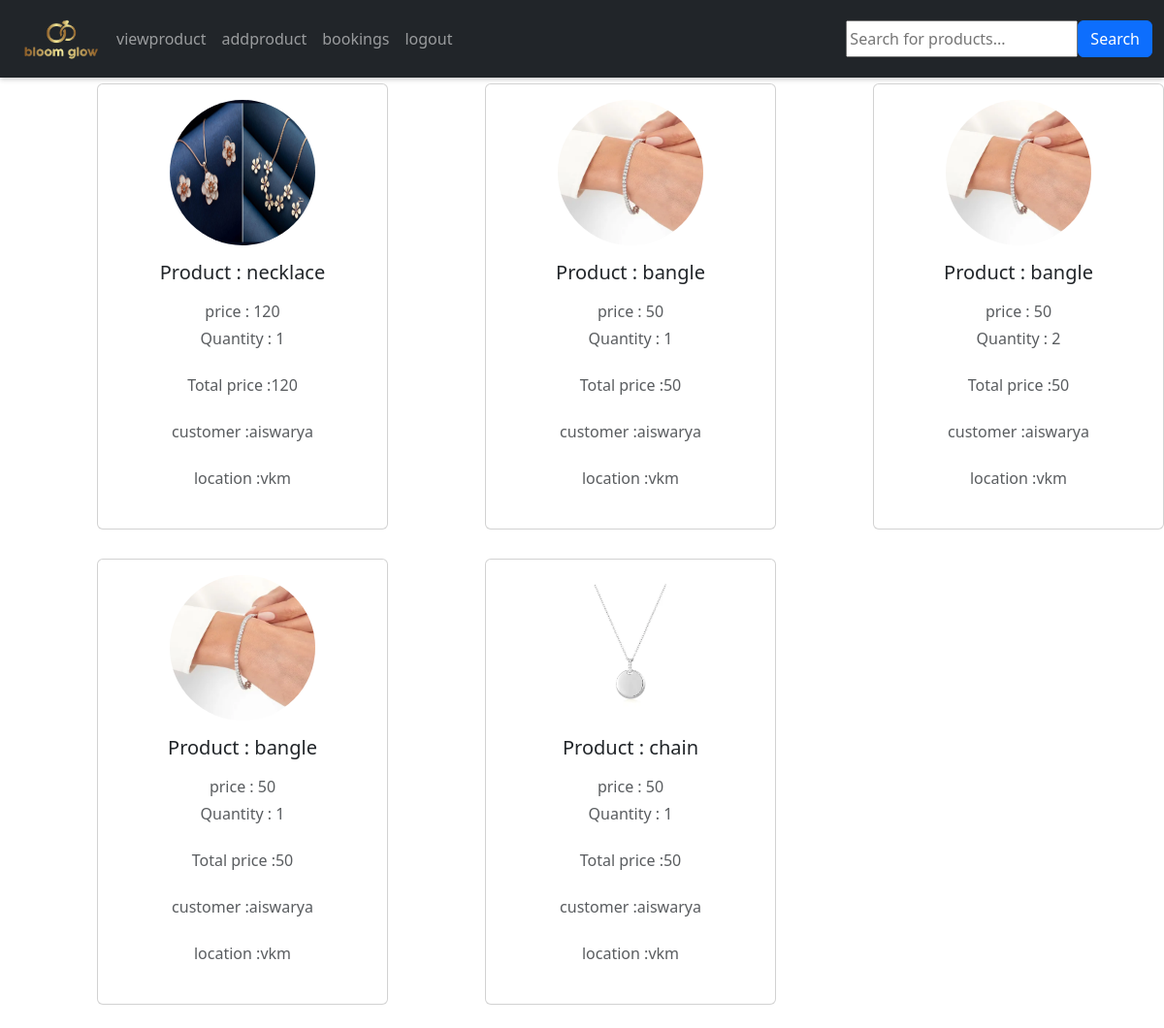
The app's page /bookinghistry (signed in) with its own data.
### app/models.py (models this page shows, shortened)
class Buy(models.Model):
    product = models.ForeignKey(Product,on_delete=models.CASCADE)
    user = models.ForeignKey(Register,on_delete=models.CASCADE)
    date_of_buying = models.TextField()
    quantity = models.IntegerField()
    price = models.IntegerField()
    DELIVERY_STATUS_CHOICES = [
        ("Pending", "Pending"),
        ("Shipped", "Shipped"),
        ("In Transit", "In Transit"),
        ("Delivered", "Delivered"),
    ]
    delivery_status = models.CharField(
        max_length=20, choices=DELIVERY_STATUS_CHOICES, default="Pending"
    )
    def __str__(self):
        return f"{self.product.name} - {self.delivery_status}"

class Product(models.Model):
    shop = models.ForeignKey(Shopreg,on_delete=models.CASCADE)
    name = models.TextField()
    discription = models.TextField()
    price = models.IntegerField()
    quantity = models.IntegerField()
    offerprice = models.IntegerField()
    image = models.FileField()

class Register(models.Model):
    Email = models.EmailField(unique=True)
    name = models.TextField()
    phonenumber = models.IntegerField()
    password = models.TextField()
    location= models.TextField()

### app/views.py (the view)
# urls.py: path('bookinghistry',views.bookinghistry),
def bookinghistry(req):
    l=[]
    data=Product.objects.filter(shop=get_shop(req))
    for i in data:
        data1=Buy.objects.filter(product=i)
        l.append(data1)
    print(l)
    return render(req,'shop/bookinghistry.html',{'data':l})

### app/views.py (called while the page is built)
def get_shop(req):
    data=Shopreg.objects.get(Email=req.session['shop'])
    return data

### template/shop/bookinghistry.html (shortened to what this page needs)
<!DOCTYPE html>
<html lang="en">
<head>
  <link href="https://cdn.jsdelivr.net/npm/bootstrap@5.3.3/dist/css/bootstrap.min.css" rel="stylesheet">
</head>
<body>
  <nav id="nav" class="navbar navbar-expand-sm navbar-dark bg-dark">
    <div class="container-fluid">
      <a href="../viewpro" class="logo"  >
        <img src=" static/logo.png" alt="logo" width="100px">
      </a>
      <div class="collapse navbar-collapse" id="mynavbar">
        <ul class="navbar-nav me-auto">
          <li class="nav-item">
            <a class="nav-link" href="../viewpro">viewproduct</a>
          </li>
        <li class="nav-item">
          <a class="nav-link" href="../addpro">addproduct</a>
        </li>
      <li class="nav-item">
        <a class="nav-link" href="../bookinghistry">bookings</a>
      </li>
          <li class="nav-item">
            <a class="nav-link" href="../logout">logout</a>
          </li>
        </ul>
    <form class="d-flex" method="get" action="{% url 'product_search' %}">
      <input type="text" name="form-control me-2" placeholder="Search for products...">
      <button type="submit" class="btn btn-primary">Search</button>
    </form>
      </div>
    </div>
  </nav>
  {% for i in data %}
  {% for j in i %}
  <div class="card mb-4">
    <div class="card-body text-center">
      <img src="{{j.product.image.url}}" alt="avatar" class="rounded-circle img-fluid" style="width: 150px;height: 150px;">
      <h5 class="my-3">Product : {{j.product.name}}</h5>
      <p class="text-muted mb-1">price : {{j.price}}</p>
      <p class="text-muted mb-4">Quantity : {{j.quantity}}</p>
      <p class="text-muted mb-4">Total price :{{j.price}}</p>
      <p class="text-muted mb-4">customer :{{j.user.name}}</p>
      <p class="text-muted mb-4">location :{{j.user.location}}</p>
        </div>
    </div>
  {% endfor %}
  {% endfor %}
</body>
</html>

### template/shop/bookinghistry.html (style rules this page uses)
.card { float: left; width: 300px; margin-left: 100PX; padding: 0px; margin-top: 6px; }
.navbar .nav-link { transition: color 0.3s; / }
#nav { box-shadow: 0 2px 5px rgba(0, 0, 0, 0.2); height: 80px; margin: -20px -20px-20px 0; }

### records on screen
Buy: product.image (picture), product.name "necklace", price "120", quantity "1", user.name "aiswarya", user.location "vkm"
Buy: product.image (picture), product.name "bangle", price "50", quantity "1", user.name "aiswarya", user.location "vkm"
Buy: product.image (picture), product.name "bangle", price "50", quantity "2", user.name "aiswarya", user.location "vkm"
Buy: product.image (picture), product.name "bangle", price "50", quantity "1", user.name "aiswarya", user.location "vkm"
Buy: product.image (picture), product.name "chain", price "50", quantity "1", user.name "aiswarya", user.location "vkm"
